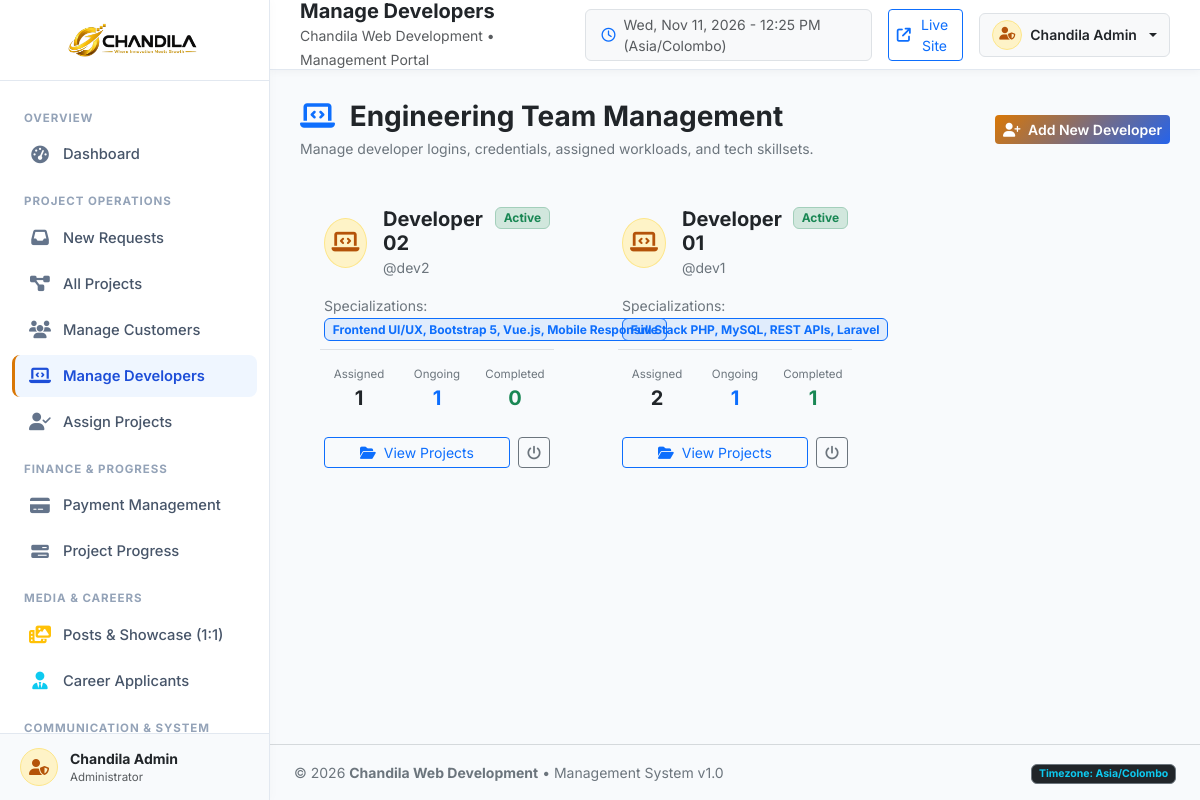
The page /admin/developers.php (signed in) on the database its author committed.
### tables this page shows
CREATE TABLE `users` (
  `id` INT(11) NOT NULL AUTO_INCREMENT,
  `username` VARCHAR(50) NOT NULL UNIQUE,
  `email` VARCHAR(100) NOT NULL UNIQUE,
  `password_hash` VARCHAR(255) NOT NULL,
  `full_name` VARCHAR(100) NOT NULL,
  `phone` VARCHAR(30) DEFAULT NULL,
  `role` ENUM('admin', 'developer', 'customer_care') NOT NULL DEFAULT 'developer',
  `skills` VARCHAR(255) DEFAULT 'Full Stack Development',
  `status` ENUM('active', 'inactive') NOT NULL DEFAULT 'active',
  `avatar` VARCHAR(255) DEFAULT NULL,
  `last_login` DATETIME DEFAULT NULL,
  `created_at` DATETIME NOT NULL DEFAULT CURRENT_TIMESTAMP,
  `updated_at` DATETIME NOT NULL DEFAULT CURRENT_TIMESTAMP ON UPDATE CURRENT_TIMESTAMP,
  PRIMARY KEY (`id`),
  INDEX `idx_role` (`role`),
  INDEX `idx_status` (`status`)
);

### admin/developers.php (the view, shortened to what this page needs)
<?php
require_once __DIR__ . '/../includes/admin_header.php';
$developers = $pdo->query("
    SELECT u.*,
           COUNT(p.id) AS total_assigned,
           COUNT(CASE WHEN p.status IN ('Development Started', 'Development in Progress', 'Second Payment Pending', 'Client Review / Revisions') THEN 1 END) AS ongoing_count,
           COUNT(CASE WHEN p.status IN ('Project Completed', 'Project Delivered') THEN 1 END) AS completed_count
    FROM users u
    LEFT JOIN projects p ON u.id = p.assigned_developer_id
    WHERE u.role = 'developer'
    GROUP BY u.id
    ORDER BY u.created_at ASC
")->fetchAll();
?>
<div class="d-flex flex-column flex-sm-row justify-content-between align-items-sm-center gap-3 mb-4">
    <div>
        <h3 class="text-dark fw-bold mb-1"><i class="fa-solid fa-laptop-code text-primary me-2"></i> Engineering Team Management</h3>
        <p class="text-secondary small mb-0">Manage developer logins, credentials, assigned workloads, and tech skillsets.</p>
    </div>
    <div>
        <button type="button" class="btn btn-electric btn-sm" data-bs-toggle="modal" data-bs-target="#modalAddDeveloper">
            <i class="fa-solid fa-user-plus me-1"></i> Add New Developer
        </button>
    </div>
</div>
<div class="row g-4 mb-4">
    <?php foreach ($developers as $dev): ?>
        <div class="col-md-6 col-lg-4">
            <div class="chandila-card h-100 p-4">
                <div class="d-flex justify-content-between align-items-start mb-3">
                    <div class="d-flex align-items-center gap-3">
                        <div class="user-avatar-circle" style="width: 50px; height: 50px; font-size: 1.4rem;">
                            <i class="fa-solid fa-laptop-code"></i>
                        </div>
                        <div>
                            <h5 class="text-dark fw-bold mb-0"><?php echo htmlspecialchars($dev['full_name']); ?></h5>
                            <span class="text-secondary small">@<?php echo htmlspecialchars($dev['username']); ?></span>
                        </div>
                    </div>
                    <?php if ($dev['status'] === 'active'): ?>
                        <span class="badge bg-success-subtle text-success border border-success-subtle">Active</span>
                    <?php else: ?>
                        <span class="badge bg-danger-subtle text-danger border border-danger-subtle">Inactive</span>
                    <?php endif; ?>
                </div>
                <div class="mb-3">
                    <span class="text-secondary small d-block">Specializations:</span>
                    <span class="badge bg-primary bg-opacity-10 text-primary border border-primary border-opacity-20"><?php echo htmlspecialchars($dev['skills']); ?></span>
                </div>
                <div class="row g-2 text-center mb-4 pt-2 border-top">
                    <div class="col-4">
                        <div class="text-secondary small" style="font-size: 0.72rem;">Assigned</div>
                        <div class="fw-bold text-dark fs-5"><?php echo (int)$dev['total_assigned']; ?></div>
                    </div>
                    <div class="col-4">
                        <div class="text-secondary small" style="font-size: 0.72rem;">Ongoing</div>
                        <div class="fw-bold text-primary fs-5"><?php echo (int)$dev['ongoing_count']; ?></div>
                    </div>
                    <div class="col-4">
                        <div class="text-secondary small" style="font-size: 0.72rem;">Completed</div>
                        <div class="fw-bold text-success fs-5"><?php echo (int)$dev['completed_count']; ?></div>
                    </div>
                </div>
                <div class="d-flex gap-2">
                    <a href="<?php echo BASE_URL; ?>/admin/projects.php?dev=<?php echo $dev['id']; ?>" class="btn btn-sm btn-outline-primary w-100">
                        <i class="fa-solid fa-folder-open me-1"></i> View Projects
                    </a>
                    <form action="<?php echo htmlspecialchars($_SERVER['PHP_SELF']); ?>" method="POST">
                        <button type="submit" class="btn btn-sm btn-outline-secondary" title="Toggle active status">
                            <i class="fa-solid fa-power-off"></i>
                        </button>
                    </form>
                </div>
            </div>
        </div>
    <?php endforeach; ?>
</div>
<?php require_once __DIR__ . '/../includes/admin_footer.php'; ?>

### assets/css/admin.css (style rules this page uses)
:root { --admin-sidebar-bg: #ffffff; --admin-content-bg: #f8fafc; --admin-card-bg: #ffffff; --admin-border: #e2e8f0; --admin-primary: #2563eb; --admin-gold: #d97706; --admin-text: #0f172a; --admin-text-muted: #64748b; --admin-success: #10b981; --admin-warning: #f59e0b; --admin-danger: #ef4444; }
html { overflow-x: hidden; max-width: 100%; width: 100%; -webkit-text-size-adjust: 100%; }
body.admin-body { background-color: var(--admin-content-bg); color: var(--admin-text); font-family: 'Inter', -apple-system, BlinkMacSystemFont, 'Segoe UI', Roboto, Helvetica, Arial, sans-serif; overflow-x: hidden; max-width: 100%; width: 100%; margin: 0; padding: 0; }
.user-avatar-circle { width: 38px; height: 38px; border-radius: 50%; background: #fef3c7; color: #b45309; display: flex; align-items: center; justify-content: center; font-weight: 700; border: 1px solid #fde68a; }
.btn-electric, .btn-chandila-primary { background: linear-gradient(135deg, #d97706 0%, #2563eb 100%); color: #ffffff !important; border: none; font-weight: 600; transition: all 0.25s ease; }

### rows shown on the page
users: full_name "Developer 02", username "dev2", status "Active", skills "Frontend UI/UX, Bootstrap 5, Vue.js, Mobile Responsive", total_assigned "1", ongoing_count "1", completed_count "0"
users: full_name "Developer 01", username "dev1", status "Active", skills "Full Stack PHP, MySQL, REST APIs, Laravel", total_assigned "2", ongoing_count "1", completed_count "1"

### other values the page prints
$currentUser['full_name'] "Chandila Admin"
$adminTitle "Manage Developers"
